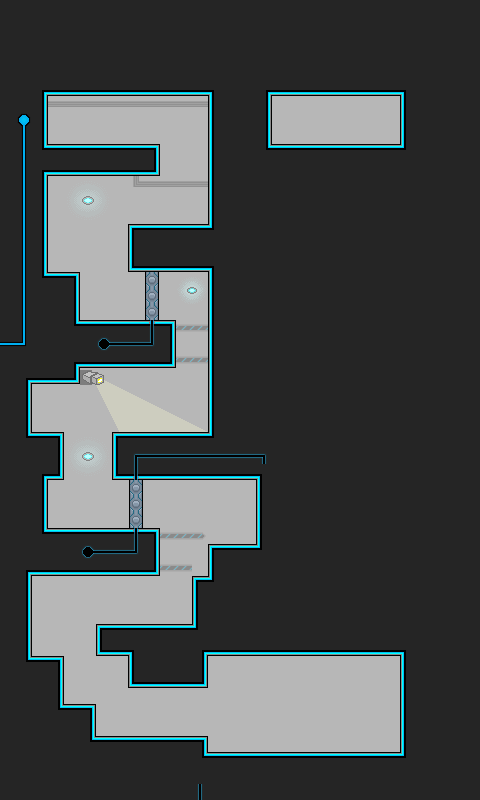

This game map was drawn from its Tiled (.tmx) file and the tilesets committed beside it. A one-line description and the trimmed map source follow:
An orthogonal 30x50 tile map with 16x16 px tiles, 1 tile layer (Tile Layer 1), 2 tilesets and 10 objects.

<map version="1.0" orientation="orthogonal" renderorder="right-down" width="30" height="50" tilewidth="16" tileheight="16">
 <tileset firstgid="1" source="main.tsx" />
 <tileset firstgid="501" source="objects.tsx" />
 <layer name="Tile Layer 1" width="30" height="50">
  <data>[1500 cells, 1500 non-empty, 56 distinct tile ids]</data>
 </layer>
 <objectgroup name="Object Layer 1">
  <object gid="507" x="72.2083" y="343.958" />
  <object gid="507" x="56.5" y="552" />
  <object gid="507" x="183.75" y="552" />
  <object gid="507" x="88" y="632" />
  <object gid="506" x="31.5" y="289" />
  <object gid="506" x="16" y="448.5" />
  <object gid="505" x="105" y="169" />
  <object gid="505" x="104.5" y="249" />
  <object gid="505" x="24.5" y="554" />
  <object gid="501" x="39.5795" y="157.443" />
 </objectgroup>
</map>
